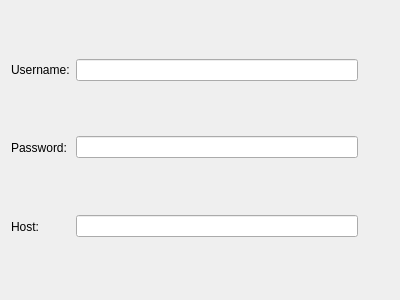
<?xml version="1.0" encoding="UTF-8"?>
<ui version="4.0">
 <class>owncloudDialog</class>
 <widget class="QWidget" name="owncloudDialog">
  <property name="geometry">
   <rect>
    <x>0</x>
    <y>0</y>
    <width>400</width>
    <height>300</height>
   </rect>
  </property>
  <property name="windowTitle">
   <string>Form</string>
  </property>
  <layout class="QGridLayout" name="gridLayout">
   <item row="2" column="1">
    <widget class="QLineEdit" name="host"/>
   </item>
   <item row="0" column="1">
    <widget class="QLineEdit" name="username"/>
   </item>
   <item row="0" column="0">
    <widget class="QLabel" name="label">
     <property name="text">
      <string>Username:</string>
     </property>
    </widget>
   </item>
   <item row="2" column="2">
    <widget class="QWidget" name="hostWorking" native="true">
     <property name="sizePolicy">
      <sizepolicy hsizetype="Fixed" vsizetype="Fixed">
       <horstretch>0</horstretch>
       <verstretch>0</verstretch>
      </sizepolicy>
     </property>
     <property name="minimumSize">
      <size>
       <width>25</width>
       <height>25</height>
      </size>
     </property>
    </widget>
   </item>
   <item row="1" column="0">
    <widget class="QLabel" name="label_2">
     <property name="text">
      <string>Password:</string>
     </property>
    </widget>
   </item>
   <item row="1" column="1">
    <widget class="QLineEdit" name="password"/>
   </item>
   <item row="2" column="0">
    <widget class="QLabel" name="label_3">
     <property name="text">
      <string>Host:</string>
     </property>
    </widget>
   </item>
   <item row="1" column="2">
    <widget class="QWidget" name="passWorking" native="true">
     <property name="sizePolicy">
      <sizepolicy hsizetype="Fixed" vsizetype="Fixed">
       <horstretch>0</horstretch>
       <verstretch>0</verstretch>
      </sizepolicy>
     </property>
     <property name="minimumSize">
      <size>
       <width>25</width>
       <height>25</height>
      </size>
     </property>
    </widget>
   </item>
  </layout>
 </widget>
 <resources/>
 <connections/>
</ui>
